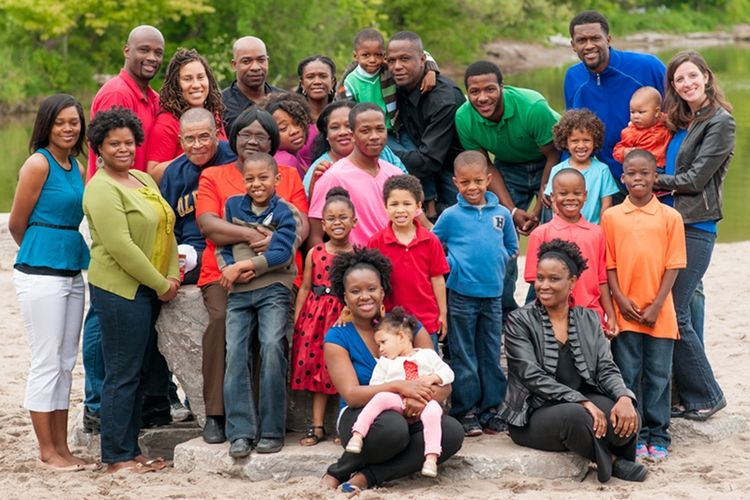
#> input picture photos/niggers.jpg, 750 x 500 px
$ python basic.py
#> lines starting #> are read from the running program, lines starting #| are printed output that depends on the picture
import cv2 as cv

img = cv.imread('photos/niggers.jpg')
#> img is the input picture: shape (500, 750, 3); mean B, G, R 97.4, 109, 123.9

cv.imshow('HappyFamily', img)

# [21 lines of commented-out code are left out]
resized = cv.resize(img, (500,500), interpolation=cv.INTER_CUBIC)
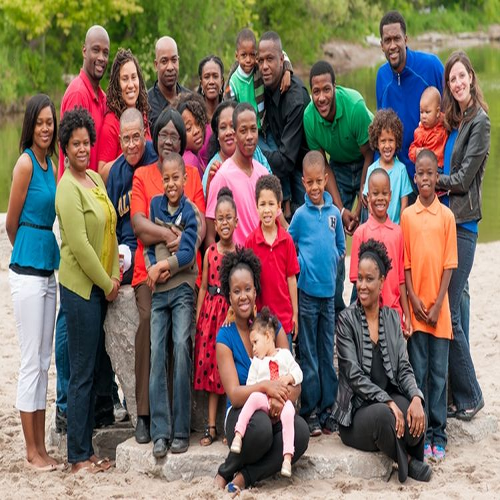
#> resized: shape (500, 500, 3); mean B, G, R 97.4, 109.1, 123.9
cv.imshow('Resized Duajjalz', resized)

#Crop
cropped = img[50:200, 200:400]
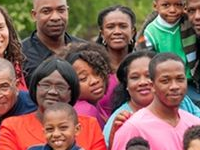
#> cropped: shape (150, 200, 3); mean B, G, R 92.3, 101.1, 136.8
cv.imshow('Cropped Duajjalz', cropped)

cv.waitKey(0)

$ run again, with photos/dajjal.jpg copied over photos/niggers.jpg
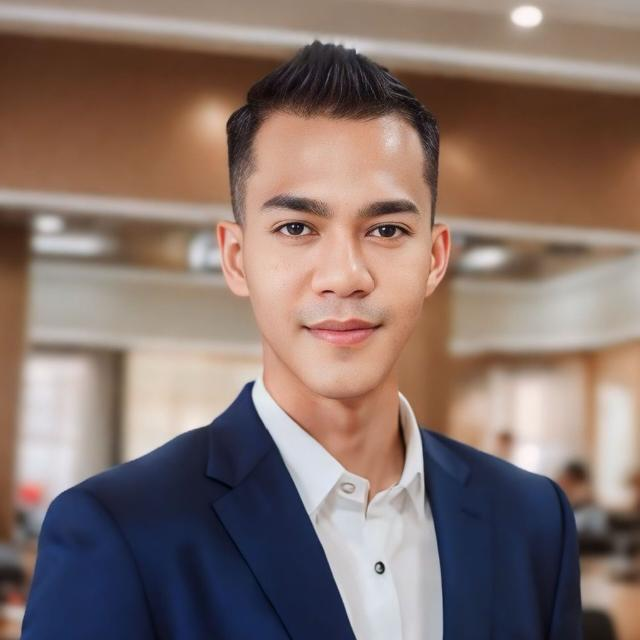
#> input picture photos/dajjal.jpg, 640 x 640 px
#> img is the input picture: shape (640, 640, 3); mean B, G, R 108, 114.6, 134.3
#> `cropped = img[50:200, 200:400]`:
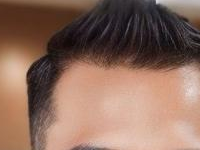
#> cropped: shape (150, 200, 3); mean B, G, R 93.6, 108.2, 140.2

$ run again, with photos/miaw.jpg copied over photos/niggers.jpg
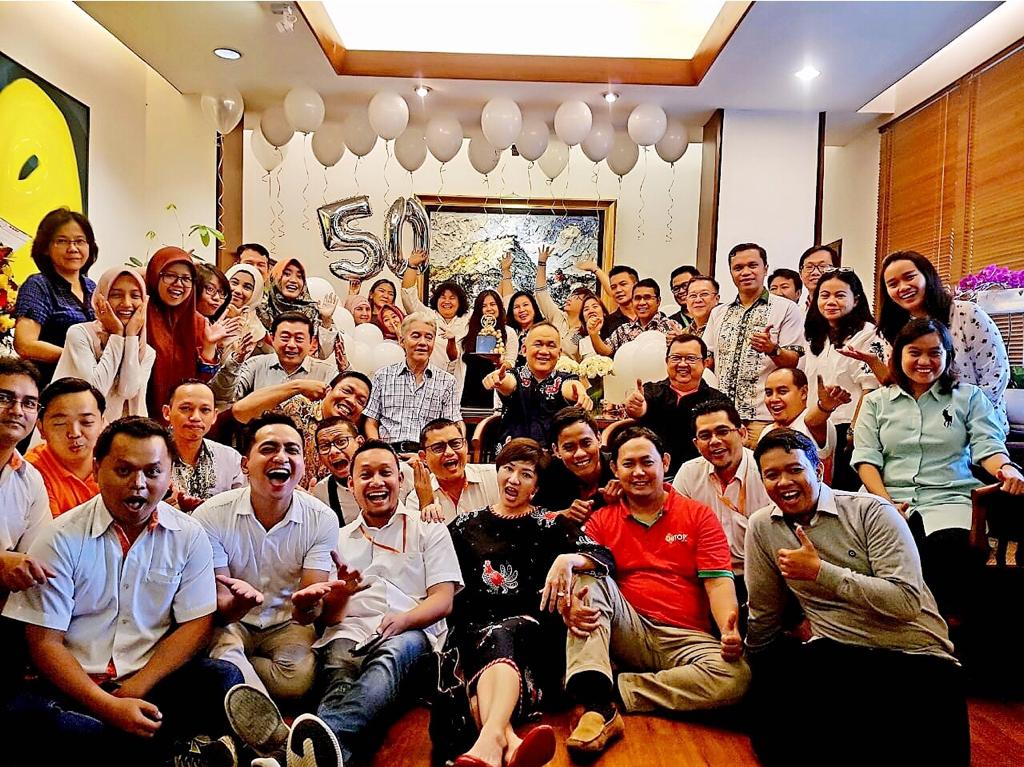
#> input picture photos/miaw.jpg, 1024 x 767 px
#> img is the input picture: shape (767, 1024, 3); mean B, G, R 95.5, 113.4, 145.3
#> `resized = cv.resize(img, (500,500), interpolation=cv.INTER_CUBIC)`:
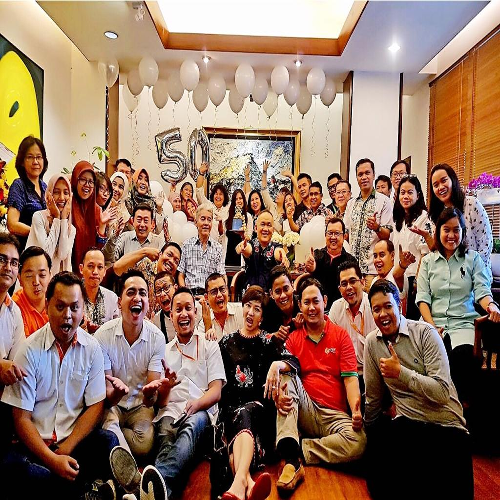
#> resized: shape (500, 500, 3); mean B, G, R 95.6, 113.5, 145.3
#> `cropped = img[50:200, 200:400]`:
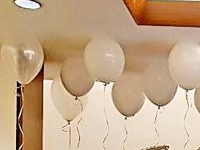
#> cropped: shape (150, 200, 3); mean B, G, R 135.2, 166.6, 196.2
